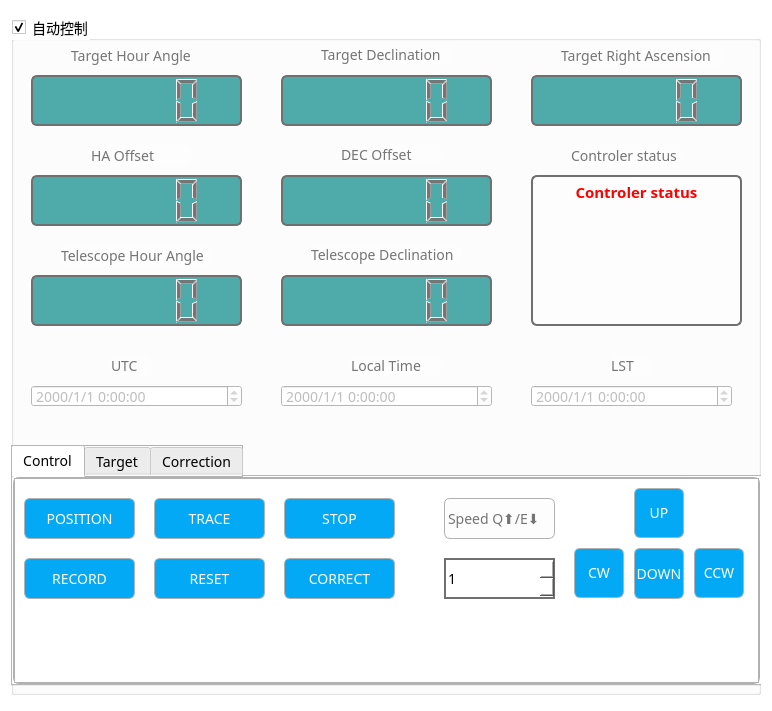
<?xml version="1.0" encoding="UTF-8"?>
<ui version="4.0">
 <class>Form</class>
 <widget class="QWidget" name="Form">
  <property name="geometry">
   <rect>
    <x>0</x>
    <y>0</y>
    <width>768</width>
    <height>711</height>
   </rect>
  </property>
  <property name="sizePolicy">
   <sizepolicy hsizetype="Fixed" vsizetype="Fixed">
    <horstretch>0</horstretch>
    <verstretch>0</verstretch>
   </sizepolicy>
  </property>
  <property name="windowTitle">
   <string>Form</string>
  </property>
  <property name="styleSheet">
   <string notr="true">*{
font-size:14px;
font-family:sans-serif;
background-color: rgb(255, 255, 255);
}
QFrame{
background:#fdfdfd;
border-radius:6px;
color:#757575;
}
/*为输入框设置样式*/
QLineEdit{
border-radius:6px;
color:#rgb(0, 0, 0);
font-size:16px;
}
QLCDNumber{
border: 2px solid #707070;
background-color: rgb(79, 170, 170);
}
/*按钮普通态*/
QPushButton
{
    /*背景颜色*/  
    background-color:rgb(3, 169, 244);
    /*边框圆角半径为6像素*/ 
    border-radius:6px;
	color:#fff;
}

/*按钮停留态*/
QPushButton:hover
{
    /*背景颜色*/  
    background-color:rgb(44 , 137 , 255);
}

/*按钮按下态*/
QPushButton:pressed
{
    /*背景颜色*/  
    background-color:rgb(14 , 135 , 228);
    /*左内边距为3像素，让按下时字向右移动3像素*/  
    padding-left:3px;
    /*上内边距为3像素，让按下时字向下移动3像素*/  
    padding-top:3px;
}</string>
  </property>
  <layout class="QGridLayout" name="gridLayout">
   <item row="0" column="0">
    <widget class="QGroupBox" name="groupBox">
     <property name="sizePolicy">
      <sizepolicy hsizetype="Fixed" vsizetype="Fixed">
       <horstretch>0</horstretch>
       <verstretch>0</verstretch>
      </sizepolicy>
     </property>
     <property name="minimumSize">
      <size>
       <width>750</width>
       <height>680</height>
      </size>
     </property>
     <property name="baseSize">
      <size>
       <width>0</width>
       <height>0</height>
      </size>
     </property>
     <property name="accessibleName">
      <string>UCAS 4.5M Telescope</string>
     </property>
     <property name="styleSheet">
      <string notr="true"/>
     </property>
     <property name="title">
      <string>自动控制</string>
     </property>
     <property name="checkable">
      <bool>true</bool>
     </property>
     <widget class="QLabel" name="telescopeHALabel">
      <property name="geometry">
       <rect>
        <x>50</x>
        <y>230</y>
        <width>151</width>
        <height>21</height>
       </rect>
      </property>
      <property name="text">
       <string>Telescope Hour Angle</string>
      </property>
     </widget>
     <widget class="QLabel" name="telescopeDecLabel">
      <property name="geometry">
       <rect>
        <x>300</x>
        <y>230</y>
        <width>151</width>
        <height>20</height>
       </rect>
      </property>
      <property name="text">
       <string>Telescope Declination</string>
      </property>
     </widget>
     <widget class="QLCDNumber" name="telescopeHALcdNumber">
      <property name="geometry">
       <rect>
        <x>20</x>
        <y>260</y>
        <width>211</width>
        <height>51</height>
       </rect>
      </property>
     </widget>
     <widget class="QLCDNumber" name="telescopeDecLcdNumber">
      <property name="geometry">
       <rect>
        <x>270</x>
        <y>260</y>
        <width>211</width>
        <height>51</height>
       </rect>
      </property>
     </widget>
     <widget class="QLabel" name="statusLabel">
      <property name="geometry">
       <rect>
        <x>560</x>
        <y>130</y>
        <width>111</width>
        <height>21</height>
       </rect>
      </property>
      <property name="text">
       <string>Controler status</string>
      </property>
     </widget>
     <widget class="QLCDNumber" name="raLcdNumber">
      <property name="geometry">
       <rect>
        <x>520</x>
        <y>60</y>
        <width>211</width>
        <height>51</height>
       </rect>
      </property>
     </widget>
     <widget class="QLabel" name="raLabel">
      <property name="geometry">
       <rect>
        <x>550</x>
        <y>30</y>
        <width>161</width>
        <height>21</height>
       </rect>
      </property>
      <property name="text">
       <string>Target Right Ascension</string>
      </property>
     </widget>
     <widget class="QTabWidget" name="moduleTabWidget">
      <property name="geometry">
       <rect>
        <x>0</x>
        <y>430</y>
        <width>751</width>
        <height>241</height>
       </rect>
      </property>
      <property name="sizePolicy">
       <sizepolicy hsizetype="Fixed" vsizetype="Expanding">
        <horstretch>0</horstretch>
        <verstretch>1</verstretch>
       </sizepolicy>
      </property>
      <property name="accessibleName">
       <string/>
      </property>
      <property name="styleSheet">
       <string notr="true">border: 1px solid #b1b1b1;
</string>
      </property>
      <property name="currentIndex">
       <number>0</number>
      </property>
      <widget class="QWidget" name="controlModuleTabWidget">
       <attribute name="title">
        <string>Control</string>
       </attribute>
       <widget class="QPushButton" name="downButton">
        <property name="geometry">
         <rect>
          <x>620</x>
          <y>70</y>
          <width>50</width>
          <height>51</height>
         </rect>
        </property>
        <property name="text">
         <string>DOWN</string>
        </property>
        <property name="shortcut">
         <string>S</string>
        </property>
       </widget>
       <widget class="QPushButton" name="cwButton">
        <property name="geometry">
         <rect>
          <x>560</x>
          <y>70</y>
          <width>50</width>
          <height>50</height>
         </rect>
        </property>
        <property name="text">
         <string>CW</string>
        </property>
        <property name="shortcut">
         <string>A</string>
        </property>
       </widget>
       <widget class="QPushButton" name="ccwButton">
        <property name="geometry">
         <rect>
          <x>680</x>
          <y>70</y>
          <width>50</width>
          <height>50</height>
         </rect>
        </property>
        <property name="text">
         <string>CCW</string>
        </property>
        <property name="shortcut">
         <string>D</string>
        </property>
       </widget>
       <widget class="QPushButton" name="upButton">
        <property name="geometry">
         <rect>
          <x>620</x>
          <y>10</y>
          <width>50</width>
          <height>50</height>
         </rect>
        </property>
        <property name="text">
         <string>UP</string>
        </property>
        <property name="shortcut">
         <string>W</string>
        </property>
       </widget>
       <widget class="QPushButton" name="recordButton">
        <property name="geometry">
         <rect>
          <x>10</x>
          <y>80</y>
          <width>111</width>
          <height>41</height>
         </rect>
        </property>
        <property name="text">
         <string>RECORD</string>
        </property>
       </widget>
       <widget class="QPushButton" name="resetButton">
        <property name="geometry">
         <rect>
          <x>140</x>
          <y>80</y>
          <width>111</width>
          <height>41</height>
         </rect>
        </property>
        <property name="text">
         <string>RESET</string>
        </property>
       </widget>
       <widget class="QPushButton" name="traceButton">
        <property name="geometry">
         <rect>
          <x>140</x>
          <y>20</y>
          <width>111</width>
          <height>41</height>
         </rect>
        </property>
        <property name="text">
         <string>TRACE</string>
        </property>
       </widget>
       <widget class="QPushButton" name="positionButton">
        <property name="geometry">
         <rect>
          <x>10</x>
          <y>20</y>
          <width>111</width>
          <height>41</height>
         </rect>
        </property>
        <property name="text">
         <string>POSITION</string>
        </property>
       </widget>
       <widget class="QPushButton" name="stopButton">
        <property name="geometry">
         <rect>
          <x>270</x>
          <y>20</y>
          <width>111</width>
          <height>41</height>
         </rect>
        </property>
        <property name="text">
         <string>STOP</string>
        </property>
       </widget>
       <widget class="QPushButton" name="correctButton">
        <property name="geometry">
         <rect>
          <x>270</x>
          <y>80</y>
          <width>111</width>
          <height>41</height>
         </rect>
        </property>
        <property name="text">
         <string>CORRECT</string>
        </property>
       </widget>
       <widget class="QLabel" name="speedLabel">
        <property name="geometry">
         <rect>
          <x>430</x>
          <y>20</y>
          <width>111</width>
          <height>41</height>
         </rect>
        </property>
        <property name="styleSheet">
         <string notr="true"/>
        </property>
        <property name="text">
         <string>Speed Q⬆/E⬇</string>
        </property>
       </widget>
       <widget class="QSpinBox" name="speedSpinBox">
        <property name="geometry">
         <rect>
          <x>430</x>
          <y>80</y>
          <width>111</width>
          <height>41</height>
         </rect>
        </property>
        <property name="styleSheet">
         <string notr="true">border: 2px solid #707070;</string>
        </property>
        <property name="minimum">
         <number>1</number>
        </property>
        <property name="maximum">
         <number>4</number>
        </property>
       </widget>
      </widget>
      <widget class="QWidget" name="starmapModuleTabWidget">
       <attribute name="title">
        <string>Target</string>
       </attribute>
       <widget class="QPushButton" name="addTargetButton">
        <property name="geometry">
         <rect>
          <x>20</x>
          <y>160</y>
          <width>131</width>
          <height>41</height>
         </rect>
        </property>
        <property name="text">
         <string>ADD Target</string>
        </property>
       </widget>
       <widget class="QLineEdit" name="lineEdit">
        <property name="geometry">
         <rect>
          <x>20</x>
          <y>10</y>
          <width>131</width>
          <height>41</height>
         </rect>
        </property>
        <property name="sizePolicy">
         <sizepolicy hsizetype="Fixed" vsizetype="Fixed">
          <horstretch>0</horstretch>
          <verstretch>0</verstretch>
         </sizepolicy>
        </property>
        <property name="font">
         <font>
          <family>sans-serif</family>
          <pointsize>-1</pointsize>
         </font>
        </property>
        <property name="text">
         <string/>
        </property>
        <property name="placeholderText">
         <string>Right Ascension</string>
        </property>
       </widget>
       <widget class="QLineEdit" name="lineEdit_2">
        <property name="geometry">
         <rect>
          <x>20</x>
          <y>110</y>
          <width>131</width>
          <height>41</height>
         </rect>
        </property>
        <property name="sizePolicy">
         <sizepolicy hsizetype="Fixed" vsizetype="Fixed">
          <horstretch>0</horstretch>
          <verstretch>0</verstretch>
         </sizepolicy>
        </property>
        <property name="text">
         <string/>
        </property>
        <property name="placeholderText">
         <string>target name</string>
        </property>
       </widget>
       <widget class="QLineEdit" name="lineEdit_3">
        <property name="geometry">
         <rect>
          <x>20</x>
          <y>60</y>
          <width>131</width>
          <height>41</height>
         </rect>
        </property>
        <property name="sizePolicy">
         <sizepolicy hsizetype="Fixed" vsizetype="Fixed">
          <horstretch>0</horstretch>
          <verstretch>0</verstretch>
         </sizepolicy>
        </property>
        <property name="text">
         <string/>
        </property>
        <property name="placeholderText">
         <string>Declination</string>
        </property>
       </widget>
       <widget class="QLabel" name="targetLabel">
        <property name="geometry">
         <rect>
          <x>600</x>
          <y>10</y>
          <width>61</width>
          <height>21</height>
         </rect>
        </property>
        <property name="sizePolicy">
         <sizepolicy hsizetype="Fixed" vsizetype="Fixed">
          <horstretch>0</horstretch>
          <verstretch>0</verstretch>
         </sizepolicy>
        </property>
        <property name="styleSheet">
         <string notr="true">
background-color: rgba(255, 255, 255, 0);</string>
        </property>
        <property name="text">
         <string>Targets</string>
        </property>
       </widget>
       <widget class="QListView" name="targetsListView">
        <property name="geometry">
         <rect>
          <x>530</x>
          <y>40</y>
          <width>201</width>
          <height>161</height>
         </rect>
        </property>
       </widget>
      </widget>
      <widget class="QWidget" name="tab">
       <attribute name="title">
        <string>Correction</string>
       </attribute>
      </widget>
     </widget>
     <widget class="QLabel" name="decOffsetLabel">
      <property name="geometry">
       <rect>
        <x>330</x>
        <y>130</y>
        <width>101</width>
        <height>20</height>
       </rect>
      </property>
      <property name="text">
       <string>DEC Offset</string>
      </property>
     </widget>
     <widget class="QLCDNumber" name="haOffsetLcdNumber">
      <property name="geometry">
       <rect>
        <x>20</x>
        <y>160</y>
        <width>211</width>
        <height>51</height>
       </rect>
      </property>
     </widget>
     <widget class="QLabel" name="haOffsetLabel">
      <property name="geometry">
       <rect>
        <x>80</x>
        <y>130</y>
        <width>101</width>
        <height>21</height>
       </rect>
      </property>
      <property name="text">
       <string>HA Offset</string>
      </property>
     </widget>
     <widget class="QLCDNumber" name="decOffsetLcdNumber">
      <property name="geometry">
       <rect>
        <x>270</x>
        <y>160</y>
        <width>211</width>
        <height>51</height>
       </rect>
      </property>
     </widget>
     <widget class="QLabel" name="utcLabel">
      <property name="geometry">
       <rect>
        <x>100</x>
        <y>340</y>
        <width>41</width>
        <height>21</height>
       </rect>
      </property>
      <property name="text">
       <string>UTC</string>
      </property>
     </widget>
     <widget class="QTextBrowser" name="statusTextBrowser">
      <property name="enabled">
       <bool>false</bool>
      </property>
      <property name="geometry">
       <rect>
        <x>520</x>
        <y>160</y>
        <width>211</width>
        <height>151</height>
       </rect>
      </property>
      <property name="sizePolicy">
       <sizepolicy hsizetype="Preferred" vsizetype="Preferred">
        <horstretch>0</horstretch>
        <verstretch>0</verstretch>
       </sizepolicy>
      </property>
      <property name="font">
       <font>
        <family>sans-serif</family>
        <pointsize>-1</pointsize>
       </font>
      </property>
      <property name="mouseTracking">
       <bool>false</bool>
      </property>
      <property name="layoutDirection">
       <enum>Qt::LeftToRight</enum>
      </property>
      <property name="autoFillBackground">
       <bool>false</bool>
      </property>
      <property name="styleSheet">
       <string notr="true">color:#ff0000;
border: 2px solid #707070;</string>
      </property>
      <property name="html">
       <string>&lt;!DOCTYPE HTML PUBLIC &quot;-//W3C//DTD HTML 4.0//EN&quot; &quot;http://www.w3.org/TR/REC-html40/strict.dtd&quot;&gt;
&lt;html&gt;&lt;head&gt;&lt;meta name=&quot;qrichtext&quot; content=&quot;1&quot; /&gt;&lt;style type=&quot;text/css&quot;&gt;
p, li { white-space: pre-wrap; }
&lt;/style&gt;&lt;/head&gt;&lt;body style=&quot; font-family:'sans-serif'; font-size:14px; font-weight:400; font-style:normal;&quot;&gt;
&lt;p align=&quot;center&quot; dir='rtl' style=&quot; margin-top:0px; margin-bottom:0px; margin-left:0px; margin-right:0px; -qt-block-indent:0; text-indent:0px;&quot;&gt;&lt;span style=&quot; font-size:11pt; font-weight:600;&quot;&gt;Controler status&lt;/span&gt;&lt;/p&gt;&lt;/body&gt;&lt;/html&gt;</string>
      </property>
     </widget>
     <widget class="QLCDNumber" name="haLcdNumber">
      <property name="geometry">
       <rect>
        <x>20</x>
        <y>60</y>
        <width>211</width>
        <height>51</height>
       </rect>
      </property>
     </widget>
     <widget class="QLabel" name="decLabel">
      <property name="geometry">
       <rect>
        <x>310</x>
        <y>30</y>
        <width>131</width>
        <height>20</height>
       </rect>
      </property>
      <property name="text">
       <string>Target Declination</string>
      </property>
     </widget>
     <widget class="QLabel" name="haLabel">
      <property name="geometry">
       <rect>
        <x>60</x>
        <y>30</y>
        <width>121</width>
        <height>21</height>
       </rect>
      </property>
      <property name="text">
       <string>Target Hour Angle</string>
      </property>
     </widget>
     <widget class="QLCDNumber" name="decLcdNumber">
      <property name="geometry">
       <rect>
        <x>270</x>
        <y>60</y>
        <width>211</width>
        <height>51</height>
       </rect>
      </property>
     </widget>
     <widget class="QDateTimeEdit" name="utcDateTimeEdit">
      <property name="enabled">
       <bool>false</bool>
      </property>
      <property name="geometry">
       <rect>
        <x>20</x>
        <y>370</y>
        <width>211</width>
        <height>22</height>
       </rect>
      </property>
      <property name="displayFormat">
       <string>yyyy/M/d H:mm:ss</string>
      </property>
      <property name="timeSpec">
       <enum>Qt::UTC</enum>
      </property>
     </widget>
     <widget class="QDateTimeEdit" name="localtimeDateTimeEdit">
      <property name="enabled">
       <bool>false</bool>
      </property>
      <property name="geometry">
       <rect>
        <x>270</x>
        <y>370</y>
        <width>211</width>
        <height>22</height>
       </rect>
      </property>
      <property name="currentSection">
       <enum>QDateTimeEdit::YearSection</enum>
      </property>
      <property name="displayFormat">
       <string>yyyy/M/d H:mm:ss</string>
      </property>
     </widget>
     <widget class="QLabel" name="localtimeLabel">
      <property name="geometry">
       <rect>
        <x>340</x>
        <y>340</y>
        <width>91</width>
        <height>21</height>
       </rect>
      </property>
      <property name="text">
       <string>Local Time</string>
      </property>
     </widget>
     <widget class="QDateTimeEdit" name="lstDateTimeEdit">
      <property name="enabled">
       <bool>false</bool>
      </property>
      <property name="geometry">
       <rect>
        <x>520</x>
        <y>370</y>
        <width>201</width>
        <height>22</height>
       </rect>
      </property>
      <property name="keyboardTracking">
       <bool>true</bool>
      </property>
      <property name="displayFormat">
       <string>yyyy/M/d H:mm:ss</string>
      </property>
     </widget>
     <widget class="QLabel" name="lstLabel">
      <property name="geometry">
       <rect>
        <x>600</x>
        <y>340</y>
        <width>41</width>
        <height>21</height>
       </rect>
      </property>
      <property name="text">
       <string>LST</string>
      </property>
     </widget>
    </widget>
   </item>
  </layout>
 </widget>
 <resources/>
 <connections/>
</ui>
